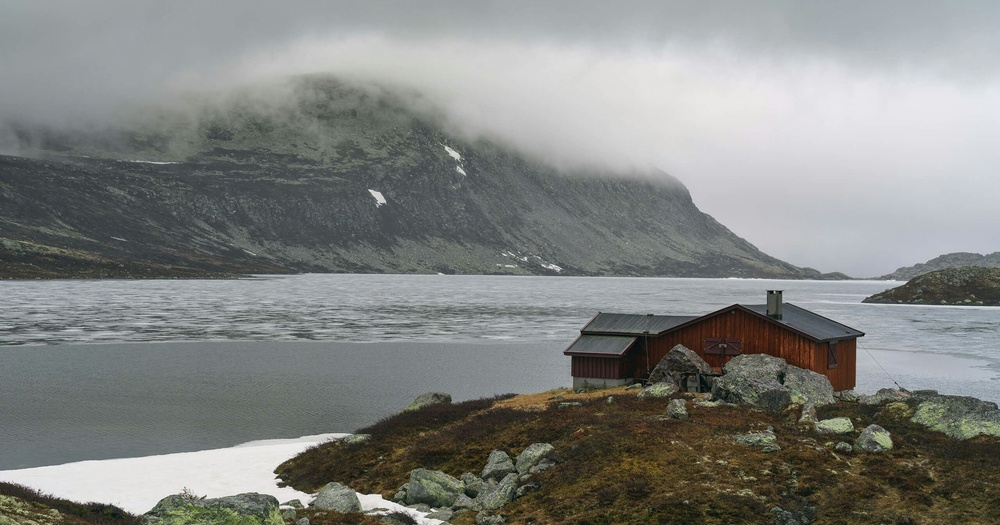
#> input picture 4A-LORIN-EXER2/IMAGES/sample.jpg, 1000 x 525 px, shrunk from 2048 x 1075 before the run, found by its file name
$ jupyter execute --allow-errors 4A_LORIN_EXER2.ipynb   (shell and % lines are left out)
#> lines starting #> are read from the running program, lines starting #| are printed output that depends on the picture
<a href="https://colab.research.google.com/github/Milleys/CSST106-CS4A-LORIN/blob/main/4A_LORIN_EXER2.ipynb" target="_parent"></a>

[cell 1]


%cd opencv/build

# Task 1: SIFT Feature Extraction

[cell 2]
import cv2
import matplotlib.pyplot as plt

#Load Image
image = cv2.imread("/content/sample.jpg")
#> image is the input picture: shape (525, 1000, 3); mean B, G, R 129.4, 132.1, 130.1
gray_image = cv2.cvtColor(image, cv2.COLOR_BGR2GRAY)
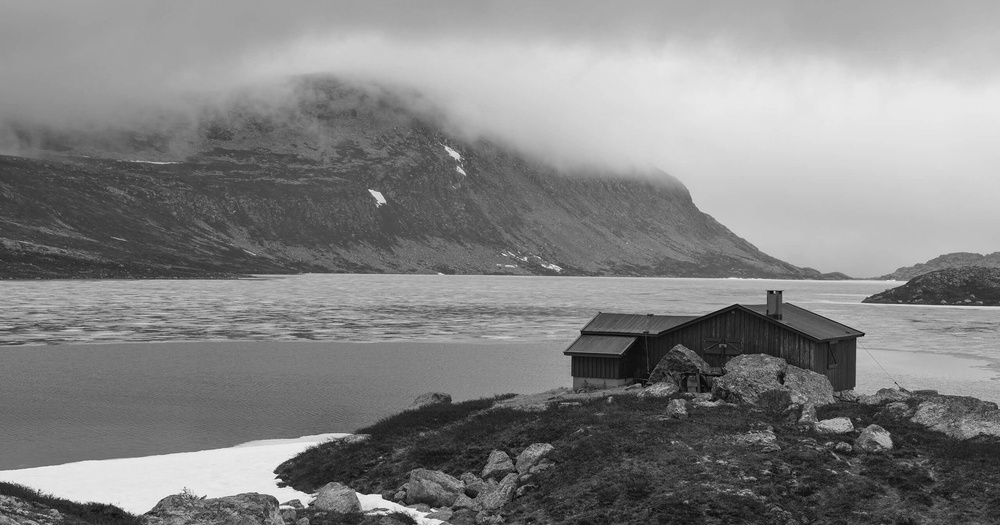
#> gray_image: shape (525, 1000); min 1, max 249, mean 131.2

#Initialize sift detector
sift = cv2.SIFT_create()

#Detect keypoints and descriptors
keypoints, descriptors = sift.detectAndCompute(gray_image, None)
#> keypoints = 1525 keypoints; strongest (x, y, size): (280, 480, 2.6), (432, 509, 2), (280, 485, 3.8), (863, 334, 2.3)

#Draw keypoints on the image
image_with_keypoints = cv2.drawKeypoints(image, keypoints, None)
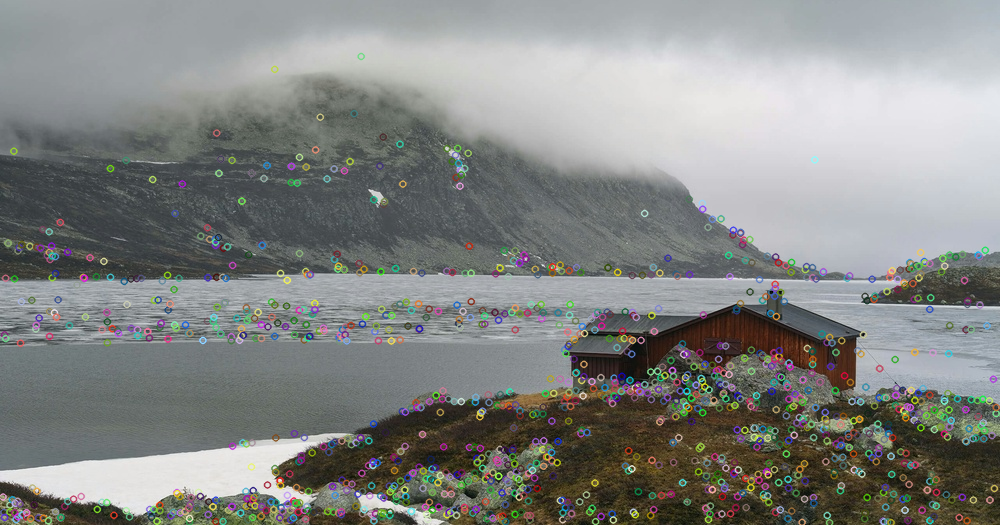
#> image_with_keypoints: shape (525, 1000, 3); mean B, G, R 131.5, 133.9, 131.8

#Display image with keypoints
plt.imshow(cv2.cvtColor(image_with_keypoints, cv2.COLOR_BGR2RGB))
plt.title("SIFT KEYPOINTS")
plt.show()

# Task 2: SURF Feature Extraction

[cell 3]
import cv2
import matplotlib.pyplot as plt

# Load the image
image = cv2.imread('/content/sample.jpg')  # Replace 'your_image.jpg' with the actual path to your image
gray_image = cv2.cvtColor(image, cv2.COLOR_BGR2GRAY)

# Initialize SURF detector (requires OpenCV contrib package with non-free enabled)
#> (the rest of this cell did not finish here and is left out)

# Task 3: ORB Feature Extraction

[cell 4]
# Read the image
image = cv2.imread("/content/sample.jpg")

# Convert the image to grayscale
gray_image = cv2.cvtColor(image, cv2.COLOR_BGR2GRAY)

# Initialize the ORB detector
orb = cv2.ORB_create()

# Detect keypoints and descriptors
keypoints, descriptors = orb.detectAndCompute(gray_image, None)
#> keypoints = 500 keypoints; strongest (x, y, size): (276, 475, 31), (279, 479, 31), (277, 477, 31), (278, 484, 37.2)

# Draw keypoints on the image
image_with_keypoints = cv2.drawKeypoints(image, keypoints, None)

# Display the result
plt.imshow(cv2.cvtColor(image_with_keypoints, cv2.COLOR_BGR2RGB))
plt.title("ORB KEYPOINTS")
plt.show()
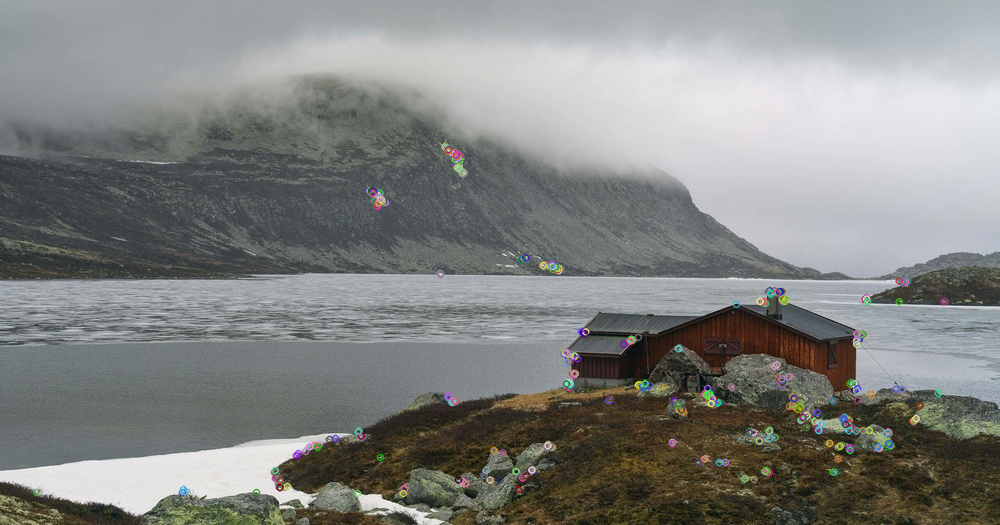
#> shown: shape (525, 1000, 3); mean R, G, B 130.5, 132.4, 129.8

# Task 4: Feature Matching

[cell 5]
# Load two images
image1 = cv2.imread('/content/sample.jpg', 0)
#> image1: shape (525, 1000); min 0, max 249, mean 131.2
image2 = cv2.imread('/content/sample2.jpg', 0)
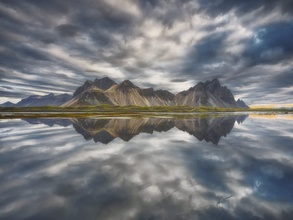
#> input picture 4A-LORIN-EXER2/IMAGES/sample2.jpg, 293 x 220 px, shrunk from 600 x 450 before the run, found by its file name
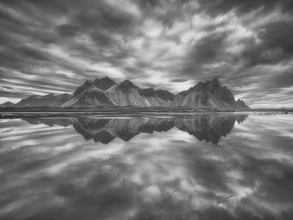
#> image2: shape (220, 293); min 37, max 250, mean 119.1

# Initialize SIFT detector
sift = cv2.SIFT_create()

# Find keypoints and descriptors with SIFT
keypoints1, descriptors1 = sift.detectAndCompute(image1, None)
#> keypoints1 = 1525 keypoints; strongest (x, y, size): (280, 480, 2.6), (432, 509, 2), (280, 485, 3.8), (863, 334, 2.3)
keypoints2, descriptors2 = sift.detectAndCompute(image2, None)
#> keypoints2 = 363 keypoints; strongest (x, y, size): (236, 98, 3.4), (184, 136, 8.3), (19, 100, 2.2), (285, 111, 5.1)

# Initialize the matcher
bf = cv2.BFMatcher(cv2.NORM_L2, crossCheck=True)

# Match descriptors
matches = bf.match(descriptors1, descriptors2)
#> matches = 176 matches

# Sort matches by distance (best matches first)
matches = sorted(matches, key=lambda x: x.distance)

# Draw matches
image_matches = cv2.drawMatches(image1, keypoints1, image2, keypoints2, matches[:10], None, flags=cv2.DrawMatchesFlags_NOT_DRAW_SINGLE_POINTS)
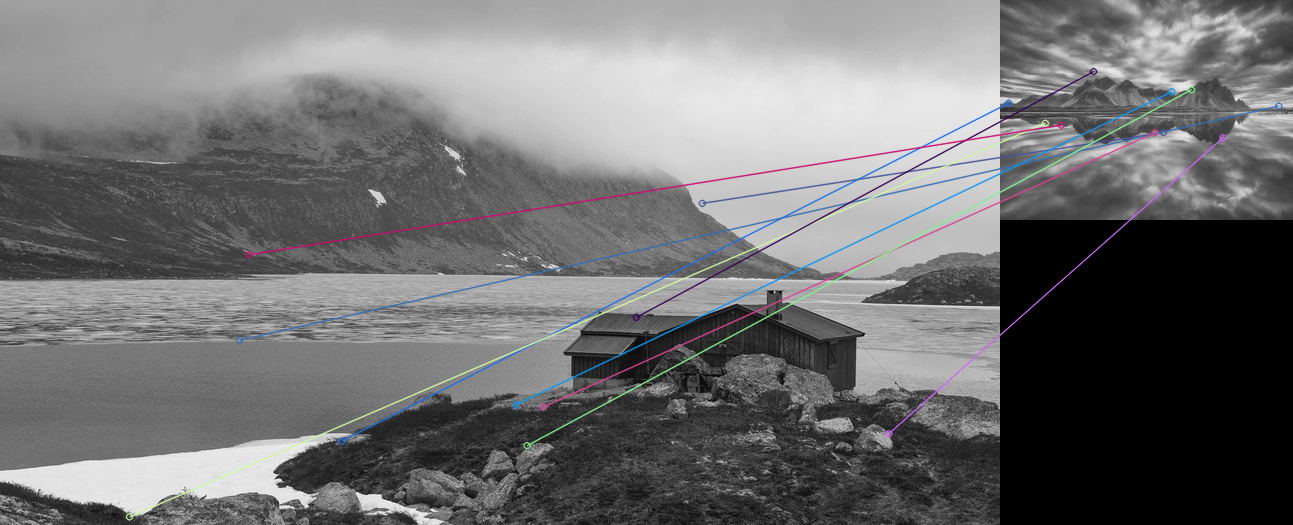
#> image_matches: shape (525, 1293, 3); mean of channels 0, 1, 2 113.2, 112.5, 112.5; drawn as B, G, R

# Display the matches
plt.imshow(image_matches)
plt.title('Feature Matching with SIFT')
plt.show()

# Task 5: Applications of Feature Matching

[cell 6]
# Load two images
image1 = cv2.imread('/content/sample.jpg', cv2.IMREAD_GRAYSCALE)
image2 = cv2.imread('/content/sample2.jpg', cv2.IMREAD_GRAYSCALE)

# Detect keypoints and descriptors using SIFT
sift = cv2.SIFT_create()
keypoints1, descriptors1 = sift.detectAndCompute(image1, None)
keypoints2, descriptors2 = sift.detectAndCompute(image2, None)

# Match features using BFMatcher
bf = cv2.BFMatcher(cv2.NORM_L2)
matches = bf.knnMatch(descriptors1, descriptors2, k=2)
#> matches = 1525 matches

# Apply ratio test (Lowe's ratio test)
good_matches = []
for m, n in matches:
    if m.distance < 0.75 * n.distance:
        good_matches.append(m)
#> after the loop, good_matches = 15 matches

# Extract location of good matches
#> (the rest of this cell did not finish here and is left out)

# Task 6: Combining Feature Extraction Methods

[cell 7]
import cv2

# Use SIFT and ORB to extract features from two images

# Load two images
image1 = cv2.imread('/content/sample.jpg', 0)
image2 = cv2.imread('/content/sample2.jpg', 0)

# SIFT detector
sift = cv2.SIFT_create()
keypoints1_sift, descriptors1_sift = sift.detectAndCompute(image1, None)
#> keypoints1_sift has the same summary as keypoints1
keypoints2_sift, descriptors2_sift = sift.detectAndCompute(image2, None)
#> keypoints2_sift has the same summary as keypoints2

# ORB detector
orb = cv2.ORB_create()
keypoints1_orb, descriptors1_orb = orb.detectAndCompute(image1, None)
#> keypoints1_orb has the same summary as keypoints
keypoints2_orb, descriptors2_orb = orb.detectAndCompute(image2, None)
#> keypoints2_orb = 432 keypoints; strongest (x, y, size): (236, 122, 31), (236, 99, 31), (235, 98, 37.2), (235, 122, 37.2)

# You can match keypoints from both SIFT and ORB using a matcher of your choice.
